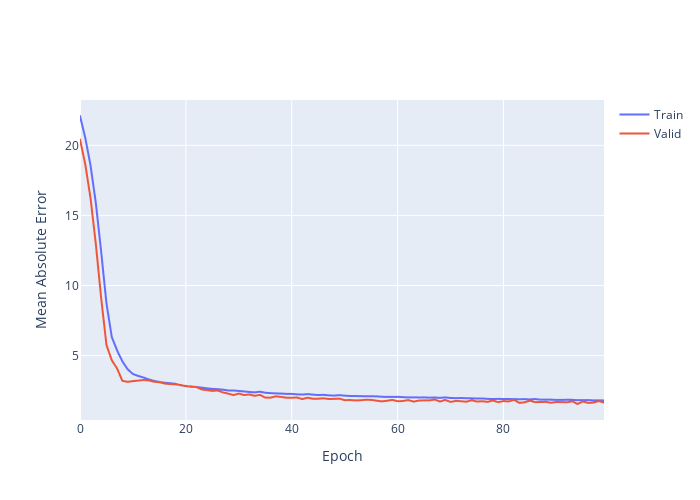

Notebook cell for this chart:
### Code cell
# Plotting both loss and mean average error.
fig = go.Figure()
fig.add_trace(go.Scattergl(y=history.history['mae'], name='Train'))
fig.add_trace(go.Scattergl(y=history.history['val_mae'],name='Valid'))
fig.update_layout(height=500, width=700, xaxis_title='Epoch', yaxis_title='Mean Absolute Error')
fig.show()
